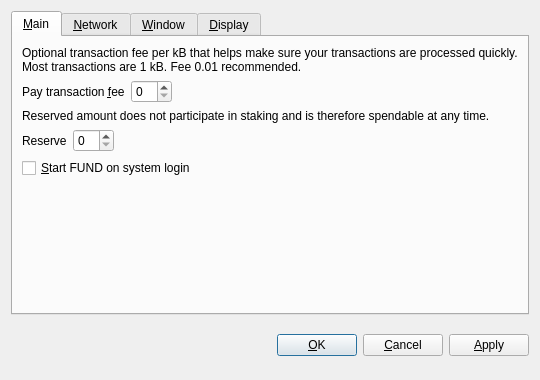
<?xml version="1.0" encoding="UTF-8"?>
<ui version="4.0">
 <class>OptionsDialog</class>
 <widget class="QDialog" name="OptionsDialog">
  <property name="geometry">
   <rect>
    <x>0</x>
    <y>0</y>
    <width>540</width>
    <height>380</height>
   </rect>
  </property>
  <property name="windowTitle">
   <string>Options</string>
  </property>
  <property name="modal">
   <bool>true</bool>
  </property>
  <layout class="QVBoxLayout" name="verticalLayout">
   <item>
    <widget class="QTabWidget" name="tabWidget">
     <property name="tabPosition">
      <enum>QTabWidget::North</enum>
     </property>
     <property name="currentIndex">
      <number>0</number>
     </property>
     <widget class="QWidget" name="tabMain">
      <attribute name="title">
       <string>&amp;Main</string>
      </attribute>
      <layout class="QVBoxLayout" name="verticalLayout_Main">
       <item>
        <widget class="QLabel" name="transactionFeeInfoLabel">
         <property name="text">
          <string>Optional transaction fee per kB that helps make sure your transactions are processed quickly. Most transactions are 1 kB. Fee 0.01 recommended.</string>
         </property>
         <property name="textFormat">
          <enum>Qt::PlainText</enum>
         </property>
         <property name="wordWrap">
          <bool>true</bool>
         </property>
        </widget>
       </item>
       <item>
        <layout class="QHBoxLayout" name="horizontalLayoutFee">
         <item>
          <widget class="QLabel" name="transactionFeeLabel">
           <property name="text">
            <string>Pay transaction &amp;fee</string>
           </property>
           <property name="textFormat">
            <enum>Qt::PlainText</enum>
           </property>
           <property name="buddy">
            <cstring>transactionFee</cstring>
           </property>
          </widget>
         </item>
         <item>
          <widget class="BitcoinAmountField" name="transactionFee"/>
         </item>
         <item>
          <spacer name="horizontalSpacerFee">
           <property name="orientation">
            <enum>Qt::Horizontal</enum>
           </property>
           <property name="sizeHint" stdset="0">
            <size>
             <width>40</width>
             <height>20</height>
            </size>
           </property>
          </spacer>
         </item>
        </layout>
       </item>
       <item>
        <widget class="QLabel" name="reserveBalanceInfoLabel">
         <property name="text">
          <string>Reserved amount does not participate in staking and is therefore spendable at any time.</string>
         </property>
         <property name="textFormat">
          <enum>Qt::PlainText</enum>
         </property>
         <property name="wordWrap">
          <bool>true</bool>
         </property>
        </widget>
       </item>
       <item>
        <layout class="QHBoxLayout" name="horizontalLayoutReserveBalance">
         <item>
          <widget class="QLabel" name="reserveBalanceLabel">
           <property name="text">
            <string>Reserve</string>
           </property>
           <property name="textFormat">
            <enum>Qt::PlainText</enum>
           </property>
           <property name="buddy">
            <cstring>reserveBalance</cstring>
           </property>
          </widget>
         </item>
         <item>
          <widget class="BitcoinAmountField" name="reserveBalance"/>
         </item>
         <item>
          <spacer name="horizontalSpacerReserveBalance">
           <property name="orientation">
            <enum>Qt::Horizontal</enum>
           </property>
           <property name="sizeHint" stdset="0">
            <size>
             <width>40</width>
             <height>20</height>
            </size>
           </property>
          </spacer>
         </item>
        </layout>
       </item>
       <item>
        <widget class="QCheckBox" name="bitcoinAtStartup">
         <property name="toolTip">
          <string>Automatically start FUND after logging in to the system.</string>
         </property>
         <property name="text">
          <string>&amp;Start FUND on system login</string>
         </property>
        </widget>
       </item>
       <item>
        <spacer name="verticalSpacer_Main">
         <property name="orientation">
          <enum>Qt::Vertical</enum>
         </property>
         <property name="sizeHint" stdset="0">
          <size>
           <width>20</width>
           <height>40</height>
          </size>
         </property>
        </spacer>
       </item>
      </layout>
     </widget>
     <widget class="QWidget" name="tabNetwork">
      <attribute name="title">
       <string>&amp;Network</string>
      </attribute>
      <layout class="QVBoxLayout" name="verticalLayout_Network">
       <item>
        <widget class="QCheckBox" name="mapPortUpnp">
         <property name="toolTip">
          <string>Automatically open the FUND client port on the router. This only works when your router supports UPnP and it is enabled.</string>
         </property>
         <property name="text">
          <string>Map port using &amp;UPnP</string>
         </property>
        </widget>
       </item>
       <item>
        <widget class="QCheckBox" name="connectSocks">
         <property name="toolTip">
          <string>Connect to the FUND network through a SOCKS proxy (e.g. when connecting through Tor).</string>
         </property>
         <property name="text">
          <string>&amp;Connect through SOCKS proxy:</string>
         </property>
        </widget>
       </item>
       <item>
        <layout class="QHBoxLayout" name="horizontalLayout_Network">
         <item>
          <widget class="QLabel" name="proxyIpLabel">
           <property name="text">
            <string>Proxy &amp;IP:</string>
           </property>
           <property name="textFormat">
            <enum>Qt::PlainText</enum>
           </property>
           <property name="buddy">
            <cstring>proxyIp</cstring>
           </property>
          </widget>
         </item>
         <item>
          <widget class="QValidatedLineEdit" name="proxyIp">
           <property name="maximumSize">
            <size>
             <width>140</width>
             <height>16777215</height>
            </size>
           </property>
           <property name="toolTip">
            <string>IP address of the proxy (e.g. 127.0.0.1)</string>
           </property>
          </widget>
         </item>
         <item>
          <widget class="QLabel" name="proxyPortLabel">
           <property name="text">
            <string>&amp;Port:</string>
           </property>
           <property name="textFormat">
            <enum>Qt::PlainText</enum>
           </property>
           <property name="buddy">
            <cstring>proxyPort</cstring>
           </property>
          </widget>
         </item>
         <item>
          <widget class="QLineEdit" name="proxyPort">
           <property name="maximumSize">
            <size>
             <width>55</width>
             <height>16777215</height>
            </size>
           </property>
           <property name="toolTip">
            <string>Port of the proxy (e.g. 9050)</string>
           </property>
          </widget>
         </item>
         <item>
          <widget class="QLabel" name="socksVersionLabel">
           <property name="text">
            <string>SOCKS &amp;Version:</string>
           </property>
           <property name="textFormat">
            <enum>Qt::PlainText</enum>
           </property>
           <property name="buddy">
            <cstring>socksVersion</cstring>
           </property>
          </widget>
         </item>
         <item>
          <widget class="QValueComboBox" name="socksVersion">
           <property name="toolTip">
            <string>SOCKS version of the proxy (e.g. 5)</string>
           </property>
          </widget>
         </item>
         <item>
          <spacer name="horizontalSpacer_Network">
           <property name="orientation">
            <enum>Qt::Horizontal</enum>
           </property>
           <property name="sizeHint" stdset="0">
            <size>
             <width>40</width>
             <height>20</height>
            </size>
           </property>
          </spacer>
         </item>
        </layout>
       </item>
       <item>
        <spacer name="verticalSpacer_Network">
         <property name="orientation">
          <enum>Qt::Vertical</enum>
         </property>
         <property name="sizeHint" stdset="0">
          <size>
           <width>20</width>
           <height>40</height>
          </size>
         </property>
        </spacer>
       </item>
      </layout>
     </widget>
     <widget class="QWidget" name="tabWindow">
      <attribute name="title">
       <string>&amp;Window</string>
      </attribute>
      <layout class="QVBoxLayout" name="verticalLayout_Window">
       <item>
        <widget class="QCheckBox" name="minimizeToTray">
         <property name="toolTip">
          <string>Show only a tray icon after minimizing the window.</string>
         </property>
         <property name="text">
          <string>&amp;Minimize to the tray instead of the taskbar</string>
         </property>
        </widget>
       </item>
       <item>
        <widget class="QCheckBox" name="minimizeOnClose">
         <property name="toolTip">
          <string>Minimize instead of exit the application when the window is closed. When this option is enabled, the application will be closed only after selecting Quit in the menu.</string>
         </property>
         <property name="text">
          <string>M&amp;inimize on close</string>
         </property>
        </widget>
       </item>
       <item>
        <spacer name="verticalSpacer_Window">
         <property name="orientation">
          <enum>Qt::Vertical</enum>
         </property>
         <property name="sizeHint" stdset="0">
          <size>
           <width>20</width>
           <height>40</height>
          </size>
         </property>
        </spacer>
       </item>
      </layout>
     </widget>
     <widget class="QWidget" name="tabDisplay">
      <attribute name="title">
       <string>&amp;Display</string>
      </attribute>
      <layout class="QVBoxLayout" name="verticalLayout_Display">
       <item>
        <layout class="QHBoxLayout" name="horizontalLayout_1_Display">
         <item>
          <widget class="QLabel" name="langLabel">
           <property name="text">
            <string>User Interface &amp;language:</string>
           </property>
           <property name="textFormat">
            <enum>Qt::PlainText</enum>
           </property>
           <property name="buddy">
            <cstring>lang</cstring>
           </property>
          </widget>
         </item>
         <item>
          <widget class="QValueComboBox" name="lang">
           <property name="toolTip">
            <string>The user interface language can be set here. This setting will take effect after restarting FUND.</string>
           </property>
          </widget>
         </item>
        </layout>
       </item>
       <item>
        <layout class="QHBoxLayout" name="horizontalLayout_2_Display">
         <item>
          <widget class="QLabel" name="unitLabel">
           <property name="text">
            <string>&amp;Unit to show amounts in:</string>
           </property>
           <property name="textFormat">
            <enum>Qt::PlainText</enum>
           </property>
           <property name="buddy">
            <cstring>unit</cstring>
           </property>
          </widget>
         </item>
         <item>
          <widget class="QValueComboBox" name="unit">
           <property name="toolTip">
            <string>Choose the default subdivision unit to show in the interface and when sending coins.</string>
           </property>
          </widget>
         </item>
        </layout>
       </item>
       <item>
        <widget class="QCheckBox" name="displayAddresses">
         <property name="toolTip">
          <string>Whether to show FUND addresses in the transaction list or not.</string>
         </property>
         <property name="text">
          <string>&amp;Display addresses in transaction list</string>
         </property>
        </widget>
       </item>
       <item>
        <widget class="QCheckBox" name="coinControlFeatures">
         <property name="toolTip">
          <string>Whether to show coin control features or not.</string>
         </property>
         <property name="text">
          <string>Display coin &amp;control features (experts only!)</string>
         </property>
        </widget>
       </item>
       <item>
        <spacer name="verticalSpacer_Display">
         <property name="orientation">
          <enum>Qt::Vertical</enum>
         </property>
         <property name="sizeHint" stdset="0">
          <size>
           <width>20</width>
           <height>40</height>
          </size>
         </property>
        </spacer>
       </item>
      </layout>
     </widget>
    </widget>
   </item>
   <item>
    <layout class="QHBoxLayout" name="horizontalLayout_Buttons">
     <item>
      <spacer name="horizontalSpacer_1">
       <property name="orientation">
        <enum>Qt::Horizontal</enum>
       </property>
       <property name="sizeHint" stdset="0">
        <size>
         <width>40</width>
         <height>48</height>
        </size>
       </property>
      </spacer>
     </item>
     <item>
      <widget class="QLabel" name="statusLabel">
       <property name="font">
        <font>
         <weight>75</weight>
         <bold>true</bold>
        </font>
       </property>
       <property name="text">
        <string/>
       </property>
       <property name="textFormat">
        <enum>Qt::PlainText</enum>
       </property>
       <property name="wordWrap">
        <bool>true</bool>
       </property>
      </widget>
     </item>
     <item>
      <spacer name="horizontalSpacer_2">
       <property name="orientation">
        <enum>Qt::Horizontal</enum>
       </property>
       <property name="sizeHint" stdset="0">
        <size>
         <width>40</width>
         <height>48</height>
        </size>
       </property>
      </spacer>
     </item>
     <item>
      <widget class="QPushButton" name="okButton">
       <property name="text">
        <string>&amp;OK</string>
       </property>
      </widget>
     </item>
     <item>
      <widget class="QPushButton" name="cancelButton">
       <property name="text">
        <string>&amp;Cancel</string>
       </property>
       <property name="autoDefault">
        <bool>false</bool>
       </property>
      </widget>
     </item>
     <item>
      <widget class="QPushButton" name="applyButton">
       <property name="text">
        <string>&amp;Apply</string>
       </property>
       <property name="autoDefault">
        <bool>false</bool>
       </property>
      </widget>
     </item>
    </layout>
   </item>
  </layout>
 </widget>
 <customwidgets>
  <customwidget>
   <class>BitcoinAmountField</class>
   <extends>QSpinBox</extends>
   <header>bitcoinamountfield.h</header>
  </customwidget>
  <customwidget>
   <class>QValueComboBox</class>
   <extends>QComboBox</extends>
   <header>qvaluecombobox.h</header>
  </customwidget>
  <customwidget>
   <class>QValidatedLineEdit</class>
   <extends>QLineEdit</extends>
   <header>qvalidatedlineedit.h</header>
  </customwidget>
 </customwidgets>
 <resources/>
 <connections/>
</ui>
